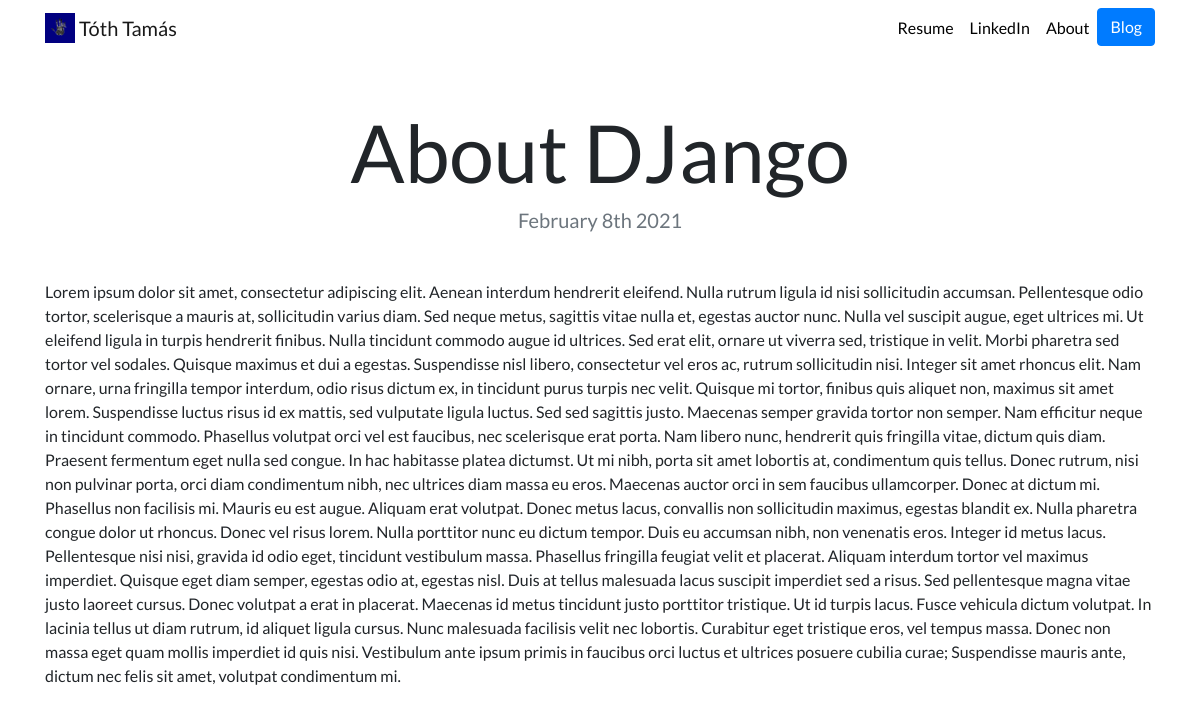
The page /blog/9/ on the database its author committed.
### blog/models.py (models this page shows, shortened)
class Blog(models.Model):
    title = models.CharField(max_length=200)
    description = models.TextField()
    date = models.DateField()

### blog/views.py (the view)
# urls.py: path('<int:blog_id>/', views.detail, name="detail" ),
def detail(request, blog_id):
    blog = get_object_or_404(Blog, pk=blog_id)
    return render(request, 'blog/detail.html', {'blog':blog})

### blog/templates/blog/detail.html
{% extends "portfolio/base.html" %}
{% load static %}
{% block content %}
<h1 class="text-center mt-5" id="blogdetailtitle">{{ blog.title }}</h1>
<h5 class="text-center text-muted mb-5">{{ blog.date|date:'F jS Y' }}</h5>
{{ blog.description|safe }}
{% endblock %}

### portfolio/static/portfolio/custom.css (style rules this page uses)
body { font-family: 'Lato', sans-serif; }
@media (min-width: 992px) { #blogdetailtitle { font-size: 5rem; } }

### rows shown on the page
Blog: title "About DJango", date "February 8th 2021", description "Lorem ipsum dolor sit amet, consectetur adipiscing elit. Aenean interdum hendrerit eleifend. Nulla rutrum ligula id nisi sollicitudin accumsan. Pellentesque odio tortor, scelerisque a mauris at, sollicitudin varius diam. Sed neque metus, sagittis vitae nulla et, egestas auctor nunc. Nulla vel suscipit augue, eget ultrices mi. Ut eleifend ligula in turpis hendrerit finibus. Nulla tincidunt commodo augue id ultrices. Sed erat elit, ornare ut viverra sed, tristique in velit. Morbi pharetra sed tortor vel sodales. Quisque maximus et dui a egestas. Suspendisse nisl libero, consectetur vel eros ac, rutrum sollicitudin nisi. Integer sit amet rhoncus elit. Nam ornare, urna fringilla tempor…"
